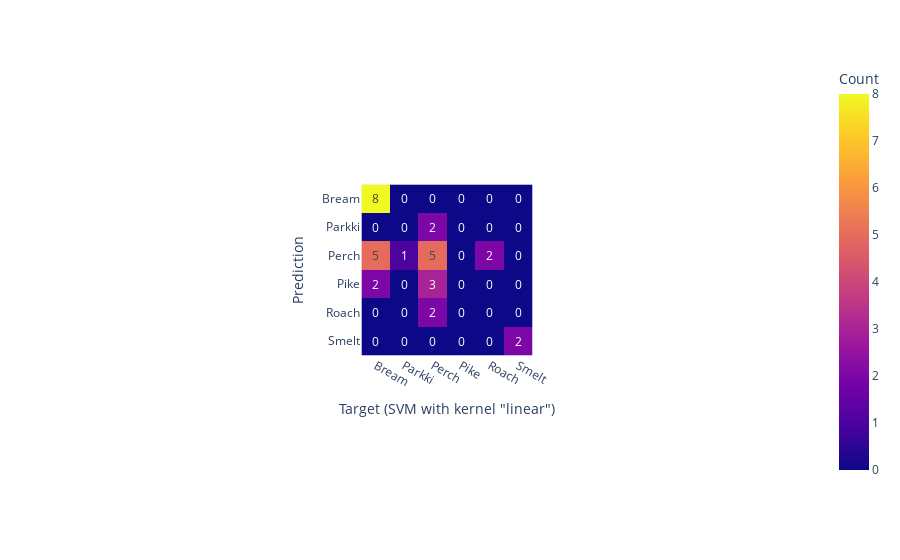

Notebook source saved alongside this figure:
### Code cell
# 4. kNN
import plotly.express as px
from sklearn.neighbors import KNeighborsClassifier
from sklearn.model_selection import GridSearchCV

# число соседей для перебора
n_neigh = np.arange(3, 10)

model_KNN = KNeighborsClassifier()
params = {'n_neighbors': n_neigh}

grid_search = GridSearchCV(estimator=model_KNN, param_grid = params, cv = 6)

grid_search.fit(x_train, y_train)

best_model = grid_search.best_estimator_

y_predict = best_model.predict(x_test)
y_knn_predict = y_predict

# визуализируем
print(classification_report(y_predict, y_test, zero_division=0))

cm = confusion_matrix(y_test, y_predict)

plt.rcParams['figure.figsize'] = (10, 10)
fig = px.imshow(
    cm,
    text_auto=True,
    labels=dict(x="Predicted Class", y="True Class", color="Count"),
    x=class_names,
    y=class_names
)
fig.update_layout(xaxis_title=f'Target (SVM with kernel "{k}")', yaxis_title='Prediction')
# построена матрица ошибок – обученная модель плохо справилась с предсказанием объектов

### Figure 1 — Plotly figure (JSON) as saved in the notebook; plotly's stock layout.template omitted (floating-point values rounded to 4 significant figures)
{"data": [{"coloraxis": "coloraxis", "hovertemplate": "Predicted Class: %{x}<br>True Class: %{y}<br>Count: %{z}<extra></extra>", "name": "0", "texttemplate": "%{z}", "type": "heatmap", "x": ["Bream", "Parkki", "Perch", "Pike", "Roach", "Smelt"], "xaxis": "x", "y": ["Bream", "Parkki", "Perch", "Pike", "Roach", "Smelt"], "yaxis": "y", "z": [[8, 0, 0, 0, 0, 0], [0, 0, 2, 0, 0, 0], [5, 1, 5, 0, 2, 0], [2, 0, 3, 0, 0, 0], [0, 0, 2, 0, 0, 0], [0, 0, 0, 0, 0, 2]]}], "layout": {"autosize": true, "coloraxis": {"colorbar": {"title": {"text": "Count"}}, "colorscale": [[0, "#0d0887"], [0.1111, "#46039f"], [0.2222, "#7201a8"], [0.3333, "#9c179e"], [0.4444, "#bd3786"], [0.5556, "#d8576b"], [0.6667, "#ed7953"], [0.7778, "#fb9f3a"], [0.8889, "#fdca26"], [1, "#f0f921"]]}, "margin": {"t": 60}, "xaxis": {"anchor": "y", "autorange": true, "constrain": "domain", "domain": [0.3835, 0.6165], "range": [-0.5, 5.5], "scaleanchor": "y", "title": {"text": "Target (SVM with kernel \"linear\")"}, "type": "category"}, "yaxis": {"anchor": "x", "autorange": true, "constrain": "domain", "domain": [0, 1], "range": [5.5, -0.5], "title": {"text": "Prediction"}, "type": "category"}}}
